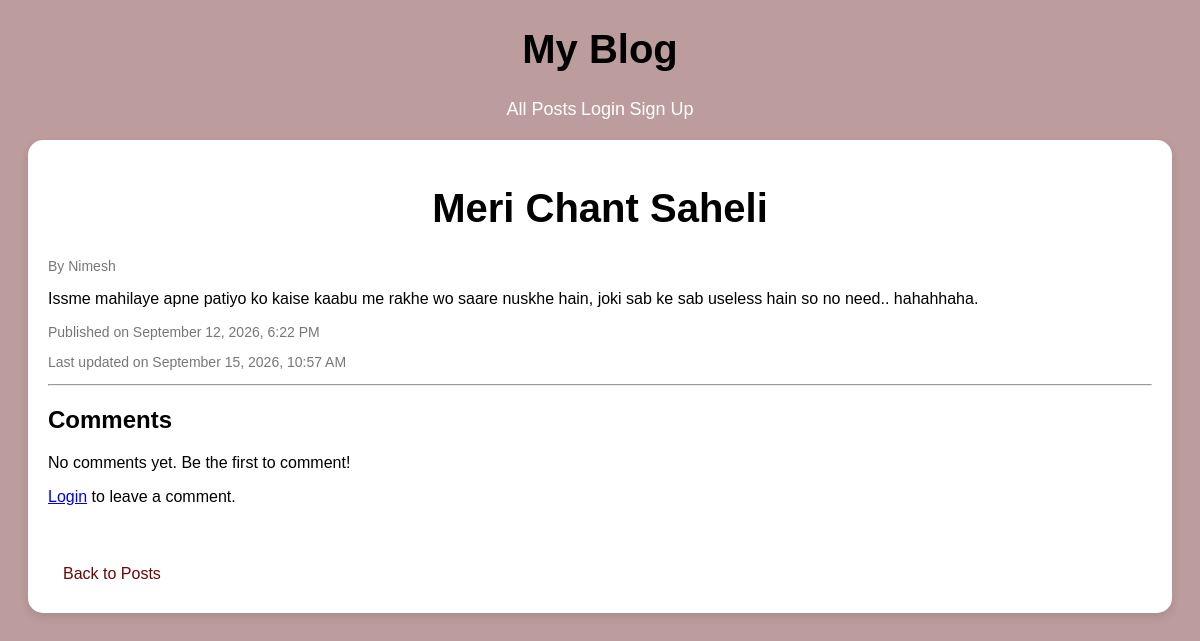
Screenshot of /posts/8/ with the database file from the repository.
### posts/models.py (models this page shows, shortened)
class Post(models.Model):
    title = models.CharField(max_length=200)
    content = models.TextField()
    author = models.ForeignKey(User, on_delete=models.CASCADE)
    created_at = models.DateTimeField(auto_now_add=True)
    updated_at = models.DateTimeField(auto_now=True)

### posts/views.py (the view)
# urls.py: path("<int:post_id>/", views.post_details, name="post_detail"), # type: ignore
def post_details(request, post_id):
    post = get_object_or_404(Post.objects.select_related("author").prefetch_related("comments__author"), id=post_id)
    if request.method == "POST":
        if not request.user.is_authenticated:
            return redirect("login")
        form = CommentForm(request.POST)
        if form.is_valid():
            comment = form.save(commit=False)
            comment.post = post
            comment.author = request.user
            comment.save()
            return redirect("post_detail", post_id = post.id)
    else:
        form = CommentForm()
    return render(request, "posts/post_detail.html", {"post": post, "form": form,})

### posts/templates/posts/post_detail.html (shortened to what this page needs)
{% extends "posts/base.html" %}
{% block bodycontent %}
    <div class="post">
    <h1>{{ post.title }}</h1>
    <p class="meta">By {{ post.author.username }}</p>
    <p>{{ post.content }}</p>
    <p class="meta">Published on {{ post.created_at|date:"F j, Y, g:i A" }}</p>
    <p class="meta">Last updated on {{post.updated_at|date:"F j, Y, g:i A" }}</p>
    <hr>
    <h2>Comments</h2>
    {% for comment in post.comments.all %}
        <div class="comment">
            <strong>{{ comment.author.username }}</strong>
            <p>{{ comment.content }}</p>
            <small>
                {{ comment.created_at|date:"F j, Y, g:i A" }}
            </small>
            {% if user == comment.author %}
                <a href="{% url 'comment_edit' comment.id %}">Edit</a>
                <a href="{% url 'comment_delete' comment.id %}">Delete Comment</a>
            {% endif %}
        </div>
    {% empty %}
        <p>No comments yet. Be the first to comment!</p>
    {% endfor %}
    {% if user.is_authenticated %}
        <h3>Leave a comment</h3>
        <form method="post">
            {% csrf_token %}
            {{ form.as_p }}
            <button type="submit">Post Comment</button>
        </form>
    {% else %}
        <p>
            <a href="{% url 'login' %}">Login</a>
            to leave a comment.
        </p>
    {% endif %}
    <br>
    <a class="back-link" href="{% url 'post_list' %}">Back to Posts</a>
    </div>
{% endblock %}

### posts/static/posts/style.css (style rules this page uses)
body { font-family: Arial, sans-serif; background-color: #bc9c9c; }
.post { background-color: white; padding: 20px; margin: 20px; border-radius: 15px; box-shadow: 0 4px 10px rgba(0, 0, 0, 0.1); }
h1 { text-align: center; font-size: 40px; }
.meta { color: #777; font-size: 14px; }
.back-link { display: inline-block; margin-top: 15px; padding: 10px 15px; background-color: transparent; color: rgb(106, 6, 6); text-decoration: none; border-radius: 5px; }

### rows the page displays
Post: title "Meri Chant Saheli", author.username "Nimesh", content "Issme mahilaye apne patiyo ko kaise kaabu me rakhe wo saare nuskhe hain, joki sab ke sab useless hain so no need.. hahahhaha.", created_at "September 12, 2026, 6:22 PM", updated_at "September 15, 2026, 10:57 AM"
